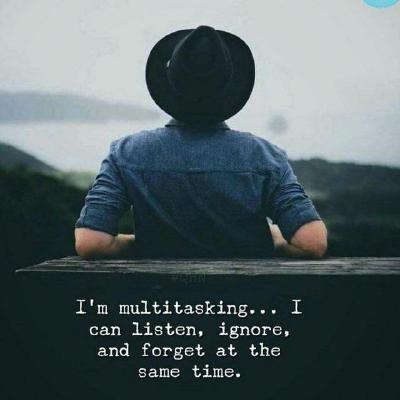
#> input picture business_card/1/person.png, 400 x 400 px
$ python template.py
#> lines starting #> are read from the running program, lines starting #| are printed output that depends on the picture; after the words box and inside, x2 and y2 are one past the last pixel; in counts of white or black regions, pixels touching at a corner belong together
### package/PILkit/circular.py
# https://stackoverflow.com/questions/890051/how-do-i-generate-circular-thumbnails-with-pil

from PIL import ImageDraw

# [10 lines left out: function create_round_image, not called in this run]


def add_corners(im, rad):
    from PIL import Image, ImageDraw

    circle = Image.new("L", (rad * 2, rad * 2), 0)
    draw = ImageDraw.Draw(circle)
    draw.ellipse((0, 0, rad * 2 - 1, rad * 2 - 1), fill=255)
    alpha = Image.new("L", im.size, 255)
    w, h = im.size
    alpha.paste(circle.crop((0, 0, rad, rad)), (0, 0))
    alpha.paste(circle.crop((0, rad, rad, rad * 2)), (0, h - rad))
    alpha.paste(circle.crop((rad, 0, rad * 2, rad)), (w - rad, 0))
    alpha.paste(circle.crop((rad, rad, rad * 2, rad * 2)), (w - rad, h - rad))
    im.putalpha(alpha)
    return im


# [6 lines left out: function draw_circle, not called in this run]

### business_card/1/template.py
import random, sys
from PIL import Image, ImageDraw, ImageFont, ImageFilter, ImageOps
from PILkit.circular import create_round_image, add_corners
from PILkit.colors import with_transparent_bg


def main(
    person_name,
    profile_image,
    bulletins: list = None,
    tag: str = "",
    background_color: str = "#3e4873",
    bullet_path="assets/bullet.png",
):
#> called with person_name = 'Devesh Pal', profile_image = 'person.png', tag = 'Developer', background_color = '#3e4873', bullet_path = 'assets/bullet.png'
    img = Image.new("RGB", (1500, 1000), background_color)
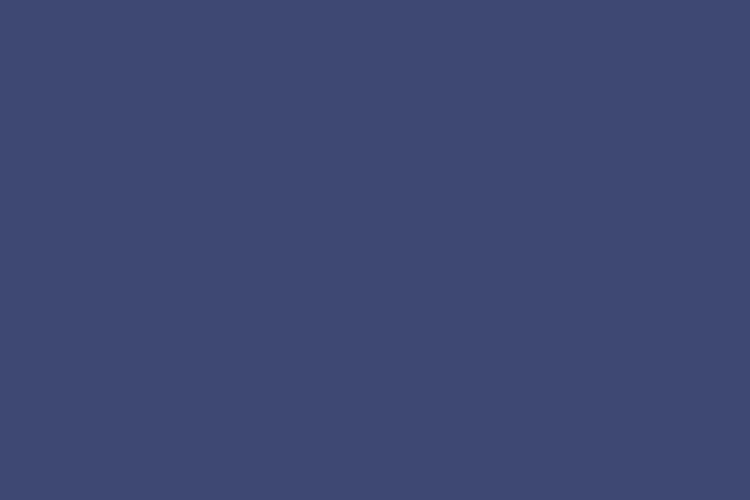
#> img: PIL image 1500x1000 RGB (shown at 1/2 size); mean R, G, B 62, 72, 115
    imgdraw = ImageDraw.ImageDraw(img)

    person_img = Image.open(profile_image)
#> person_img is the input picture: PIL image 400x400 RGB; mean R, G, B 85.8, 98.8, 101.3
    #    person_img, _ = create_round_image(person_img)

    person_img = add_corners(person_img, 60)
#> in add_corners, `circle = Image.new("L", (rad * 2, rad * 2), 0)`: circle: PIL image 120x120 L; every value is 0
#> in add_corners, `alpha = Image.new("L", im.size, 255)`: alpha: PIL image 400x400 L; every value is 255
#> in add_corners, `alpha.paste(circle.crop((0, 0, rad, rad)), (0, 0))`:
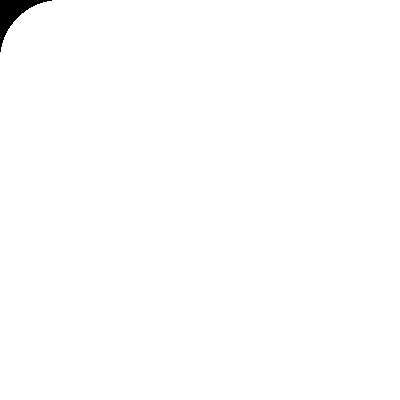
#> alpha: PIL image 400x400 L; 99.5% white; 1 black region, box (x1, y1, x2, y2) and area: (0, 0, 52, 52) 776
#> in add_corners, `alpha.paste(circle.crop((0, 0, rad, rad)), (0, 0))`:
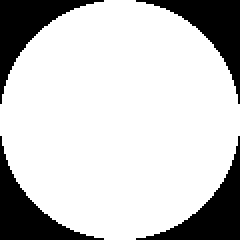
#> circle: PIL image 120x120 L (shown 2 times larger); 78.4% white; 4 black regions, box (x1, y1, x2, y2) and area: (0, 0, 52, 52) 776, (68, 0, 120, 52) 776, (0, 68, 52, 120) 776, (68, 68, 120, 120) 776
#> in add_corners, `alpha.paste(circle.crop((0, rad, rad, rad * 2)), (0, h - rad))`: alpha: PIL image 400x400 L; 99% white; 2 black regions, box (x1, y1, x2, y2) and area: (0, 0, 52, 52) 776, (0, 348, 52, 400) 776
#> in add_corners, `alpha.paste(circle.crop((rad, 0, rad * 2, rad)), (w - rad, 0))`: alpha: PIL image 400x400 L; 98.5% white; 3 black regions, box (x1, y1, x2, y2) and area: (0, 0, 52, 52) 776, (348, 0, 400, 52) 776, (0, 348, 52, 400) 776
#> in add_corners, `alpha.paste(circle.crop((rad, rad, rad * 2, rad * 2)), (w - rad, h - r..`:
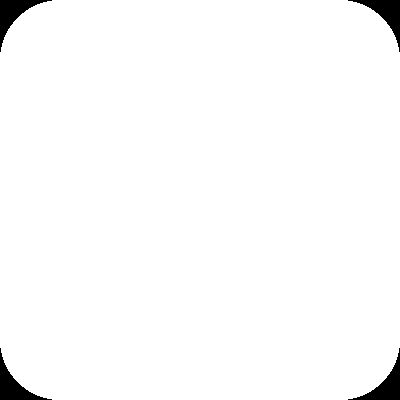
#> alpha: PIL image 400x400 L; 98.1% white; 4 black regions, box (x1, y1, x2, y2) and area: (0, 0, 52, 52) 776, (348, 0, 400, 52) 776, (0, 348, 52, 400) 776, (348, 348, 400, 400) 776
    img.paste(person_img, (160, img.height // 4), person_img)
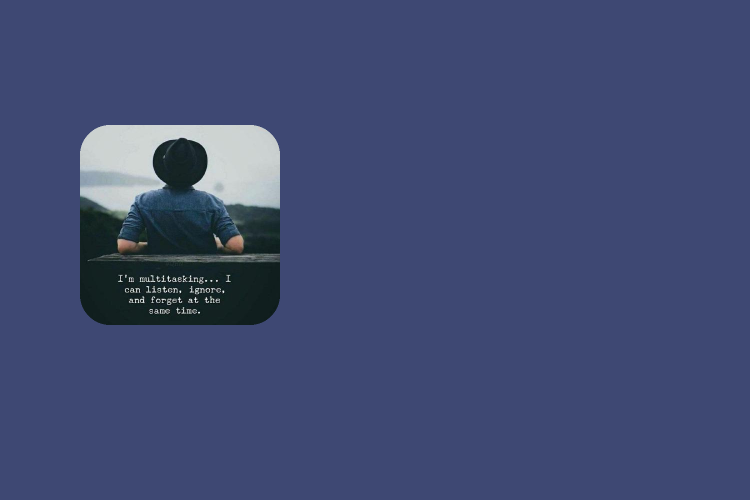
#> img: PIL image 1500x1000 RGB (shown at 1/2 size); mean R, G, B 64.5, 74.8, 113.5

    name_height = img.height - (img.height // 4) - (person_img.height // 4)
#> name_height = 650
    if person_name:
        font = ImageFont.truetype("GOTHIC", size=30 if len(person_name) > 18 else 50)
        imgdraw.text((220, name_height), person_name, font=font)

    if tag:
        font = ImageFont.truetype("GOTHIC", size=30)
        if person_name:
            name_height += 70
#> name_height = 720
        imgdraw.text((200 + person_img.width // 3, name_height), tag, font=font)

    if bulletins:
        bullet = Image.open(bullet_path).resize((65, 65))
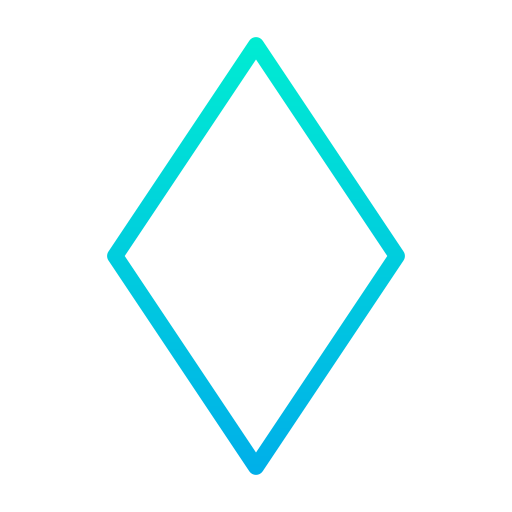
#> input picture business_card/1/assets/bullet.png, 512 x 512 px
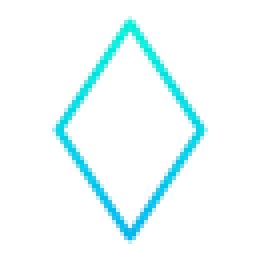
#> bullet: PIL image 65x65 RGBA (shown 4 times larger); mean R, G, B, A 0, 21, 22.7, 15.7; transparent parts drawn white
        height = int(img.height // 3.5)
#> height = 285
        width = person_img.width + 300
#> width = 700
        font = ImageFont.truetype("JOKERMAN", size=40)

        for line in bulletins:
            img.paste(bullet, (width, height), bullet)

            imgdraw.text((width + bullet.width + 30, height), line, font=font)
            height += 80
#> after the loop, height = 685

    # [10 lines of commented-out code are left out]
    img.save("output.png")


main(
    "Devesh Pal",
    "person.png",
    tag="Developer",
    bulletins=["55 Years Old", "Python", "Javascript", "Flutter", "Dart"],
)
